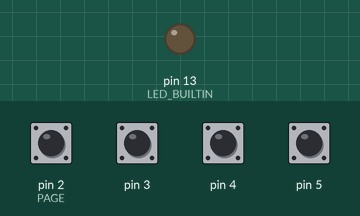
This program was run on a simulated Arduino Nano, built with avr-gcc and run on an emulated ATmega328P. Parts: output pins drawn as LEDs (lit = HIGH). The test bench sets the inputs (shaded band); at power-on: pin 2 (PAGE), pin 3–5 HIGH. What the program prints to the serial monitor is not drawn.

Above: at 1.2 s.
1.3 s: pin 2 (PAGE) pulled LOW for 0.15 s
At 1.9 s:
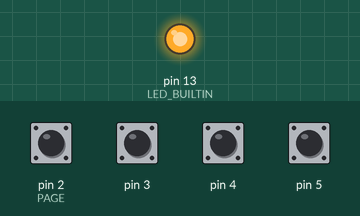
2.9 s: pin 3 pulled LOW for 0.15 s
4.5 s: pin 4 pulled LOW for 0.15 s
6.1 s: pin 5 pulled LOW for 0.15 s
7.7 s: pin 3 pulled LOW for 1 s
10.2 s: pin 4 pulled LOW for 1 s
Timing chart, 0 to 13.2 s (numbered marks = the images above; inputs shaded):
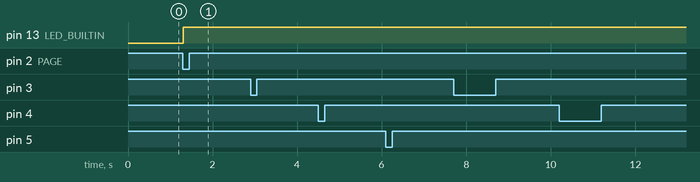

Measured:
- after the input at 1.3 s, pin 13 (LED_BUILTIN): LOW → HIGH at once
- after the input at 2.9 s, every drawn part: stays the same
- after the input at 4.5 s, every drawn part: stays the same
- after the input at 6.1 s, every drawn part: stays the same
- after the input at 7.7 s, every drawn part: stays the same
- after the input at 10.2 s, every drawn part: stays the same

The program:

main.cpp
```cpp
#include <Arduino.h>
#include "Adafruit_MCP23017.h"
#include "midiPad.hpp"
#include "buttonsDefines.h"
#include "algos.h"

Adafruit_MCP23017 mcp;
MidiPad pad;

uint16_t oldValue(0);
uint16_t currentValue(0);
bool oldPageChanged=0;
bool page=0;
//bool oldF2=0,oldF1=0,oldF3=0;

void setup()
{
  pad.init();
  mcp.begin();
  pinMode(LED_BUILTIN, OUTPUT);
  digitalWrite(LED_BUILTIN,page);
  pinMode(PAGE, INPUT_PULLUP);
  //pinMode(F2,INPUT_PULLUP);
  for (int i = 0; i < 16; i++)
  {
    mcp.pinMode(i, INPUT_PULLUP);
    mcp.digitalWrite(i, HIGH);
  }
  for(int i=3;i<=5;i++){
    pinMode(i, INPUT_PULLUP);
    digitalWrite(i,HIGH);
  }
  Serial.begin(115200);
}

void loop()
{
  currentValue = ~mcp.readGPIOAB();
  if (currentValue != oldValue)
  {
    pad.handleMidiPad(currentValue,oldValue);
  }
  oldValue=currentValue;

  // switch between page 1 & 2
  // page 1 from 60 to 75
  // page 2 from 76 to 82
  bool pageChanged = !digitalRead(PAGE);
  delay(5);
  if((pageChanged==true)&&(pageChanged!=oldPageChanged)){
    pad.switchPage();
    page=!page;
    digitalWrite(LED_BUILTIN, page);

  }oldPageChanged=pageChanged;

  sendControle();
}
```

algos.h
```cpp
bool oldControlValues[4]={};
void sendControle(){
  for(int i=0;i<3;i++){
    bool state_i=!digitalRead(i+3);
    if(state_i!=oldControlValues[i]){
      Serial.write(0xB0);
      Serial.write(0x14+i);
      Serial.write(state_i==1?0x7F:0x00);
    }oldControlValues[i]=state_i;
  }
}
```

buttonsDefines.h
```cpp
#define PAGE 2
/// functions buttons
/// theoricaly send midi control message
#define F1 3
#define F2 4
#define F3 5

////    functions sended by buttons
#define F1_fct
#define F2_fct 0x14
```

midiPad.cpp
```cpp
#include "midiPad.hpp"
#include "Arduino.h"

#define NOTE_ON 0x90
#define NOTE_OFF 0x80


MidiPad::MidiPad(){
  currentPage=0;
}

void MidiPad::init(){
  /// init notes out
    byte note=60;
    for(int page=0;page<2;page++){
      for(int i=0;i<16;i++,note++){
        _note[page][i]=note;
      }
    }
}

bool MidiPad::convertByteToBoolBits(uint16_t value,int bitNumber){
    // get the pin state at n bit from MCP readGPIOAB uint16_t value
    return value&(1<<bitNumber);
}

void MidiPad::handleMidiPad(uint16_t curent_state, uint16_t old_state){
    /// read the state of each bit from MCP buttons state
    /// and send the value "note on" or "note of" whatever the status
    for(int i=0;i<16;i++){
        if(convertByteToBoolBits(curent_state,i)!=convertByteToBoolBits(old_state,i)){
            Serial.write(convertByteToBoolBits(curent_state,i)==1?NOTE_ON:NOTE_OFF);
            Serial.write(_note[currentPage][i]);
            Serial.write(0x7F);
        }
    }
}

void MidiPad::switchPage(){
  currentPage=!currentPage;
  //Serial.println(currentPage);
}
```

midiPad.hpp
```cpp
#ifndef midiPad_hpp
#define midiPad_hpp
#include "Arduino.h"

class MidiPad {

public:
// concstructors //
MidiPad();       //
///////////////////
void init();
bool convertByteToBoolBits(uint16_t value,int bitNumber);
void handleMidiPad(uint16_t curent_state, uint16_t old_state);
void switchPage();
private:
byte _note[2][16]={};
bool currentPage;

};
#endif
```
